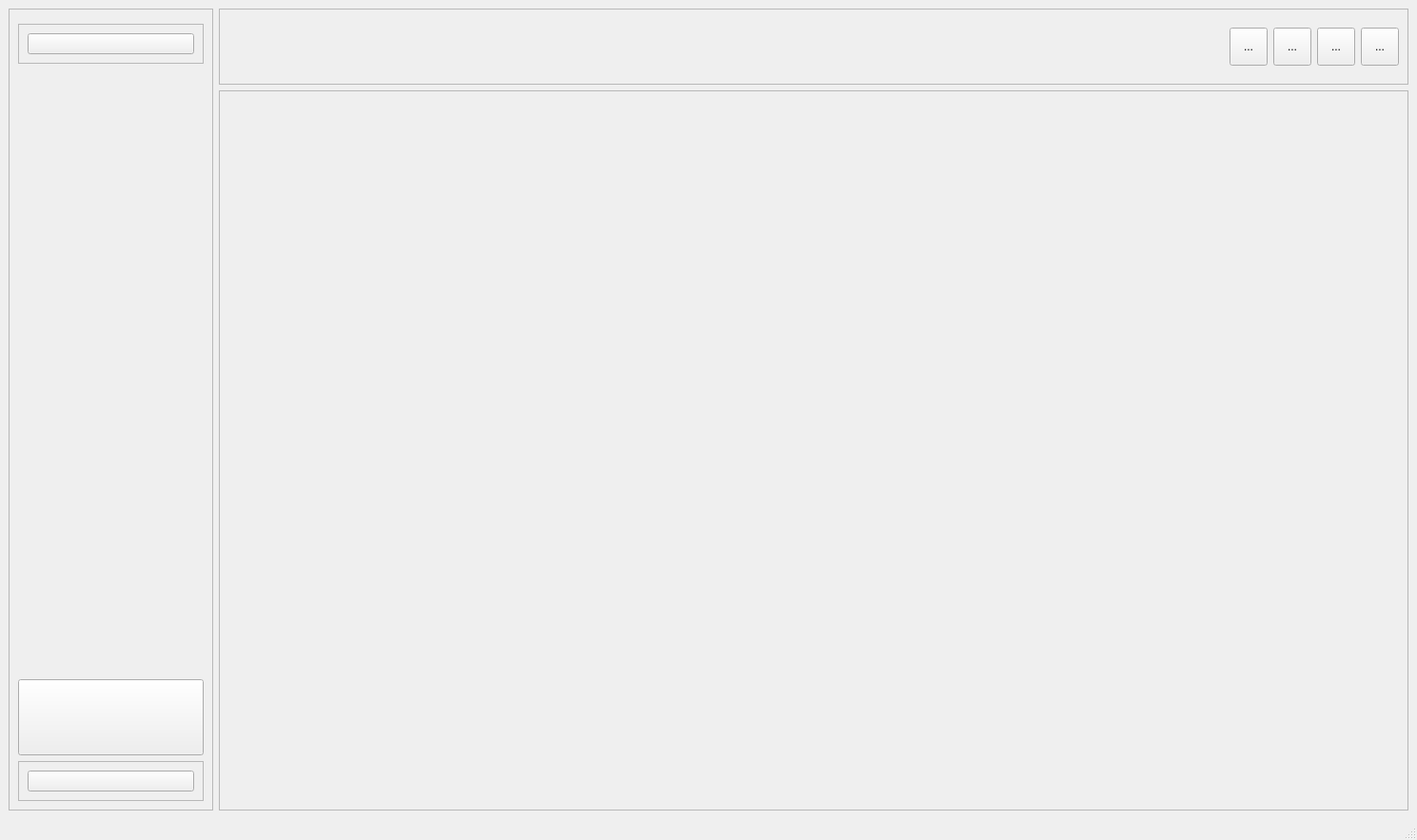
<?xml version="1.0" encoding="UTF-8"?>
<ui version="4.0">
 <class>MainWindow</class>
 <widget class="QMainWindow" name="MainWindow">
  <property name="geometry">
   <rect>
    <x>0</x>
    <y>0</y>
    <width>1489</width>
    <height>883</height>
   </rect>
  </property>
  <property name="windowTitle">
   <string>MainWindow</string>
  </property>
  <property name="styleSheet">
   <string notr="true"/>
  </property>
  <widget class="QWidget" name="centralwidget">
   <layout class="QGridLayout" name="gridLayout" rowstretch="2,19" columnstretch="5,8,21">
    <item row="0" column="1" colspan="2">
     <widget class="QFrame" name="frame_tool">
      <property name="frameShape">
       <enum>QFrame::StyledPanel</enum>
      </property>
      <property name="frameShadow">
       <enum>QFrame::Raised</enum>
      </property>
      <layout class="QHBoxLayout" name="horizontalLayout_2">
       <item>
        <spacer name="horizontalSpacer">
         <property name="orientation">
          <enum>Qt::Horizontal</enum>
         </property>
         <property name="sizeHint" stdset="0">
          <size>
           <width>40</width>
           <height>20</height>
          </size>
         </property>
        </spacer>
       </item>
       <item>
        <widget class="QToolButton" name="boto_min">
         <property name="minimumSize">
          <size>
           <width>40</width>
           <height>40</height>
          </size>
         </property>
         <property name="maximumSize">
          <size>
           <width>40</width>
           <height>40</height>
          </size>
         </property>
         <property name="text">
          <string>...</string>
         </property>
        </widget>
       </item>
       <item>
        <widget class="QToolButton" name="boto_restaurar">
         <property name="minimumSize">
          <size>
           <width>40</width>
           <height>40</height>
          </size>
         </property>
         <property name="maximumSize">
          <size>
           <width>40</width>
           <height>40</height>
          </size>
         </property>
         <property name="text">
          <string>...</string>
         </property>
        </widget>
       </item>
       <item>
        <widget class="QToolButton" name="boto_max">
         <property name="minimumSize">
          <size>
           <width>40</width>
           <height>40</height>
          </size>
         </property>
         <property name="maximumSize">
          <size>
           <width>40</width>
           <height>40</height>
          </size>
         </property>
         <property name="text">
          <string>...</string>
         </property>
        </widget>
       </item>
       <item>
        <widget class="QToolButton" name="boto_cerrar">
         <property name="minimumSize">
          <size>
           <width>40</width>
           <height>40</height>
          </size>
         </property>
         <property name="text">
          <string>...</string>
         </property>
        </widget>
       </item>
      </layout>
     </widget>
    </item>
    <item row="0" column="0" rowspan="2">
     <widget class="QFrame" name="frame_barra_menu">
      <property name="frameShape">
       <enum>QFrame::StyledPanel</enum>
      </property>
      <property name="frameShadow">
       <enum>QFrame::Raised</enum>
      </property>
      <layout class="QVBoxLayout" name="verticalLayout">
       <item>
        <widget class="QFrame" name="frame_13">
         <property name="frameShape">
          <enum>QFrame::StyledPanel</enum>
         </property>
         <property name="frameShadow">
          <enum>QFrame::Raised</enum>
         </property>
        </widget>
       </item>
       <item>
        <widget class="QFrame" name="frame_5">
         <property name="frameShape">
          <enum>QFrame::StyledPanel</enum>
         </property>
         <property name="frameShadow">
          <enum>QFrame::Raised</enum>
         </property>
         <layout class="QVBoxLayout" name="verticalLayout_2">
          <item>
           <widget class="QPushButton" name="boto_men1">
            <property name="text">
             <string/>
            </property>
           </widget>
          </item>
         </layout>
        </widget>
       </item>
       <item>
        <spacer name="verticalSpacer">
         <property name="orientation">
          <enum>Qt::Vertical</enum>
         </property>
         <property name="sizeHint" stdset="0">
          <size>
           <width>20</width>
           <height>40</height>
          </size>
         </property>
        </spacer>
       </item>
       <item>
        <widget class="QPushButton" name="boto_trian">
         <property name="minimumSize">
          <size>
           <width>80</width>
           <height>80</height>
          </size>
         </property>
         <property name="maximumSize">
          <size>
           <width>16777215</width>
           <height>16777215</height>
          </size>
         </property>
         <property name="sizeIncrement">
          <size>
           <width>80</width>
           <height>80</height>
          </size>
         </property>
         <property name="text">
          <string/>
         </property>
         <property name="icon">
          <iconset>
           <normaloff>gif/vi.gif</normaloff>gif/vi.gif</iconset>
         </property>
         <property name="iconSize">
          <size>
           <width>120</width>
           <height>120</height>
          </size>
         </property>
        </widget>
       </item>
       <item>
        <widget class="QFrame" name="frame_4">
         <property name="frameShape">
          <enum>QFrame::StyledPanel</enum>
         </property>
         <property name="frameShadow">
          <enum>QFrame::Raised</enum>
         </property>
         <layout class="QVBoxLayout" name="verticalLayout_3">
          <item>
           <widget class="QPushButton" name="pushButton_4">
            <property name="text">
             <string/>
            </property>
            <property name="icon">
             <iconset>
              <normaloff>gif/cait.gif</normaloff>gif/cait.gif</iconset>
            </property>
            <property name="iconSize">
             <size>
              <width>120</width>
              <height>120</height>
             </size>
            </property>
           </widget>
          </item>
         </layout>
        </widget>
       </item>
      </layout>
     </widget>
    </item>
    <item row="1" column="1" colspan="2">
     <widget class="QFrame" name="saki">
      <property name="frameShape">
       <enum>QFrame::StyledPanel</enum>
      </property>
      <property name="frameShadow">
       <enum>QFrame::Raised</enum>
      </property>
      <layout class="QVBoxLayout" name="verticalLayout_4">
       <property name="spacing">
        <number>0</number>
       </property>
       <property name="leftMargin">
        <number>0</number>
       </property>
       <property name="topMargin">
        <number>0</number>
       </property>
       <property name="rightMargin">
        <number>0</number>
       </property>
       <property name="bottomMargin">
        <number>0</number>
       </property>
       <item>
        <widget class="QStackedWidget" name="stackedWidget">
         <property name="currentIndex">
          <number>0</number>
         </property>
         <widget class="QWidget" name="page">
          <layout class="QGridLayout" name="gridLayout_2"/>
         </widget>
         <widget class="QWidget" name="page_3">
          <layout class="QVBoxLayout" name="verticalLayout_12"/>
         </widget>
         <widget class="QWidget" name="page_2">
          <layout class="QHBoxLayout" name="horizontalLayout_4"/>
         </widget>
         <widget class="QWidget" name="page_4">
          <layout class="QVBoxLayout" name="verticalLayout_13"/>
         </widget>
        </widget>
       </item>
      </layout>
     </widget>
    </item>
   </layout>
  </widget>
  <widget class="QStatusBar" name="statusbar"/>
 </widget>
 <resources/>
 <connections/>
</ui>
